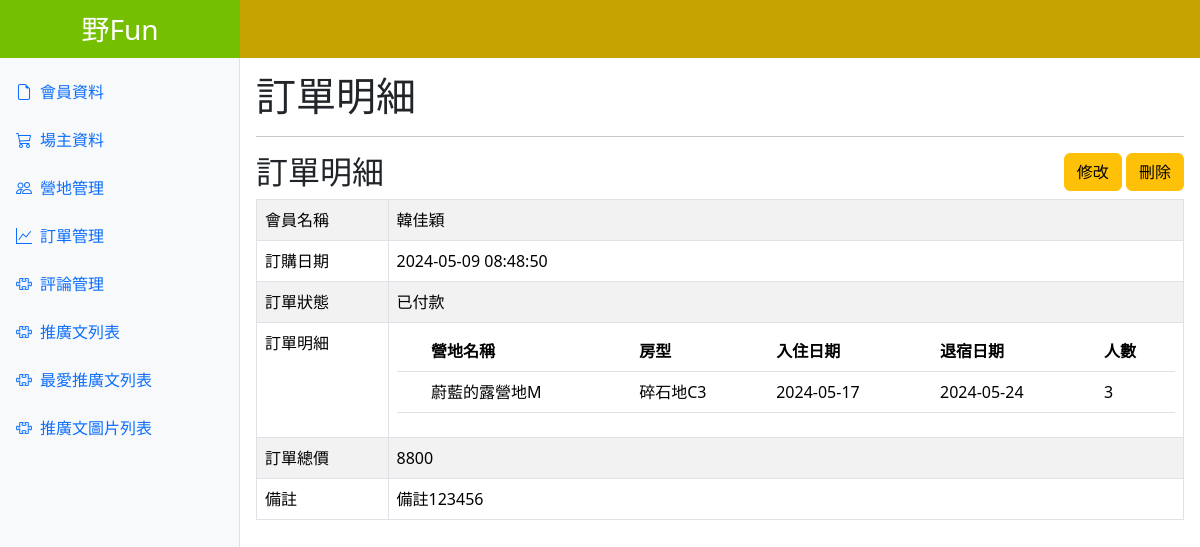
The page /orders-detail-admin.php?id=1 on the database its author committed.
### tables this page shows
CREATE TABLE `orders` (
  `id` int NOT NULL,
  `customer_id` int NOT NULL,
  `store_id` int NOT NULL,
  `room_campsite_id` int NOT NULL,
  `coupon_id` int NOT NULL,
  `order_date` timestamp NOT NULL DEFAULT CURRENT_TIMESTAMP,
  `checkin_date` date NOT NULL,
  `checkout_date` date NOT NULL,
  `guests` int NOT NULL,
  `total_day` int NOT NULL,
  `total_price` int NOT NULL,
  `payment_status` varchar(50) NOT NULL,
  `credit_card` varchar(50) NOT NULL,
  `note` varchar(500) NOT NULL
);

CREATE TABLE `customers` (
  `id` int NOT NULL,
  `email` varchar(100) NOT NULL,
  `password` varchar(255) NOT NULL,
  `name` varchar(100) DEFAULT NULL,
  `phone` varchar(15) DEFAULT NULL,
  `gender` varchar(10) DEFAULT NULL,
  `birthday` date DEFAULT NULL,
  `address` varchar(255) DEFAULT NULL,
  `introduction` varchar(1000) DEFAULT NULL,
  `id_card` varchar(20) DEFAULT NULL,
  `created_at` datetime NOT NULL
);

CREATE TABLE `stores` (
  `stores_id` int NOT NULL,
  `owners_id` int NOT NULL,
  `name` varchar(100) NOT NULL,
  `mobile` varchar(50) NOT NULL,
  `address` varchar(100) NOT NULL,
  `longitude` varchar(100) NOT NULL,
  `latitude` varchar(100) NOT NULL,
  `altitude` varchar(100) NOT NULL,
  `precautions` varchar(1500) DEFAULT NULL,
  `introduction` varchar(1000) DEFAULT NULL,
  `update_time` datetime NOT NULL DEFAULT CURRENT_TIMESTAMP
);

CREATE TABLE `rooms_campsites` (
  `rooms_campsites_id` int NOT NULL,
  `stores_id` int NOT NULL,
  `name` varchar(255) NOT NULL,
  `normal_price` int NOT NULL,
  `holiday_price` int NOT NULL,
  `night_price` int DEFAULT NULL,
  `tent` int DEFAULT NULL,
  `bed` int DEFAULT NULL,
  `people` int DEFAULT NULL,
  `square_meters` varchar(30) DEFAULT NULL,
  `introduction` varchar(1000) DEFAULT NULL
);

### orders-detail-admin.php (the view, shortened to what this page needs)
<?php
require __DIR__ . "./config/pdo-connect.php";
$id = isset($_GET["id"]) ? intval($_GET["id"]) : 0;
$sql5 = "SELECT
orders.id AS orders_id,
order_date,
payment_status,
credit_card,
note,
checkin_date,
checkout_date,
guests,
total_day,
total_price,
rooms_campsites.name AS rooms_campsites_name,
normal_price,
stores.name AS stores_name,
customers.name AS customers_name
FROM
orders
JOIN rooms_campsites ON orders.room_campsite_id = rooms_campsites.rooms_campsites_id
JOIN stores ON orders.store_id = stores.stores_id
JOIN customers ON orders.customer_id = customers.id
WHERE orders.id = $id";
$row5 = $pdo->query($sql5)->fetch();
?>
<?php include __DIR__ . "/parts/html-head.php" ?>
<?php include __DIR__ . "/parts/navbar.php" ?>
<main class="main-content p-3">
  <div class="d-flex justify-content-between align-items-center">
    <h1 class="m-0">訂單明細</h1>
  </div>
  <hr />
  <div class="d-flex justify-content-between">
    <h2>訂單明細</h2>
    <div>
      <a href="orders-edit.php?id=<?= $row5["orders_id"] ?>" type="button" class="btn btn-warning">修改</a>
      <a href="javascript: deleteOrderDetail(<?= $row5["orders_id"] ?>)" type="button" class="btn btn-warning">刪除</a>
    </div>
  </div>
  <table class="table table-bordered table-striped">
    <tbody>
      <tr>
        <td>會員名稱</td>
        <td><?= $row5["customers_name"] ?></td>
      </tr>
      <tr>
        <td>訂購日期</td>
        <td><?= $row5["order_date"] ?></td>
      </tr>
      <tr>
        <td>訂單狀態</td>
        <td><?= $row5["payment_status"] ?></td>
      </tr>
      <tr>
        <td>訂單明細</td>
        <td>
          <table class="table">
            <thead>
              <tr>
                <th scope="col"></th>
                <th scope="col">營地名稱</th>
                <th scope="col">房型</th>
                <th scope="col">入住日期</th>
                <th scope="col">退宿日期</th>
                <th scope="col">人數</th>
              </tr>
            </thead>
            <tbody>
              <tr>
                <th scope="row"></th>
                <td><?= $row5["stores_name"] ?></td>
                <td><?= $row5["rooms_campsites_name"] ?></td>
                <td><?= $row5["checkin_date"] ?></td>
                <td><?= $row5["checkout_date"] ?></td>
                <td><?= $row5["guests"] ?></td>
              </tr>
            </tbody>
          </table>
        </td>
      </tr>
      <tr>
        <td>訂單總價</td>
        <td><?= $row5["total_price"] ?></td>
      </tr>
      <tr>
        <td>備註</td>
        <td><?= htmlentities($row5["note"]) ?></td>
      </tr>
    </tbody>
  </table>
</main>
<?php include __DIR__ . "/parts/html-foot.php" ?>

### parts/html-head.php (style rules this page uses)
:root { --aside-width: 240px; --page-top: 56px; }
.main-content { margin: var(--page-top) 0 0 var(--aside-width); }

### rows shown on the page
orders: customer.name "韓佳穎", order_date "2024-05-09 08:48:50", payment_status "已付款", store.name "蔚藍的露營地M", room_campsite.name "碎石地C3", checkin_date "2024-05-17", checkout_date "2024-05-24", guests "3", total_price "8800", note "備註123456"
